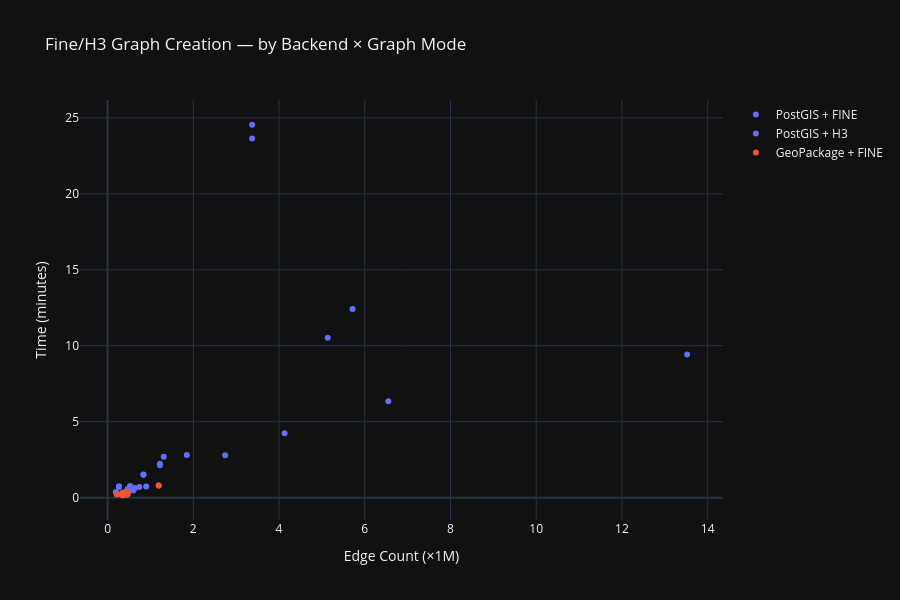

The cell this chart's notebook holds for it:
### Markdown cell above
## Figure 2 — Fine/H3 Graph Creation
Time to create the fine or H3 graph, grouped by Backend × Graph Mode.

### Code cell
y_col = "Fine/H3 Graph Creation (min)"
valid = df.dropna(subset=[y_col])

fig = go.Figure()
for backend in ["PostGIS", "GeoPackage"]:
    for mode in ["FINE", "H3"]:
        subset = valid[(valid["Backend"] == backend) & (valid["Graph Mode"] == mode)].sort_values("edges_per_1M")
        if subset.empty:
            continue
        label = f"{backend} + {mode}"
        fig.add_trace(go.Scatter(
            x=subset["edges_per_1M"],
            y=subset[y_col],
            mode="markers",
            name=label,
            line=dict(color=BACKEND_COLORS[backend], dash=MODE_DASH[mode]),
            customdata=subset["Workflow ID"],
            hovertemplate="%{customdata}<br>Edges: %{x:.1f}×1M<br>Time: %{y:.1f} min<extra></extra>",
        ))

fig.update_layout(
    title="Fine/H3 Graph Creation — by Backend × Graph Mode",
    xaxis_title="Edge Count (×1M)",
    yaxis_title="Time (minutes)",
    height=600,
    template=PLOTLY_THEME,
)
fig.show()

### Figure 1 — Plotly figure (JSON) as saved in the notebook; plotly's stock layout.template omitted (floating-point values rounded to 4 significant figures)
{"data": [{"customdata": ["workflow_fine_20_20260510_224341", "workflow_fine_20_20260510_201023", "workflow_fine_20_20260511_220824", "workflow_fine_20_20260511_111934", "workflow_fine_20_20260511_014524", "workflow_fine_20_20260510_222518", "workflow_fine_20_20260510_184907", "workflow_fine_20_20260510_184010", "workflow_fine_pg_test_20260513_100942", "workflow_fine_20_20260515_122121", "workflow_fine_20_20260510_234748", "workflow_fine_20_20260511_004432", "workflow_fine_20_20260511_005516", "workflow_fine_20_20260512_151835", "workflow_fine_20_20260509_225008", "workflow_fine_20_20260509_230058", "workflow_fine_bz_0005_20260515_132801", "workflow_fine_mia_kw2_20260514_214307", "workflow_fine_mia_kw_20260514_212232", "workflow_fine_20_20260508_102023", "maritime_workflow_20260512_215930", "maritime_workflow_20260513_102517", "workflow_fine_20_20260511_192355", "workflow_fine_la_west3_20260512_182236", "workflow_fine_20_20260512_154549", "workflow_fine_la_west4_20260512_213401"], "hovertemplate": "%{customdata}<br>Edges: %{x:.1f}×1M<br>Time: %{y:.1f} min<extra></extra>", "line": {"color": "#636EFA", "dash": "solid"}, "mode": "markers", "name": "PostGIS + FINE", "x": [0.1944, 0.1944, 0.2669, 0.2669, 0.2669, 0.383, 0.383, 0.3888, 0.4642, 0.4688, 0.5266, 0.5267, 0.5267, 0.534, 0.5517, 0.6026, 0.6323, 0.8365, 0.8365, 0.9015, 1.222, 1.222, 1.849, 3.373, 3.373, 13.52], "y": [0.36, 0.3583, 0.735, 0.705, 0.7283, 0.3233, 0.3217, 0.3467, 0.4533, 0.5633, 0.6983, 0.7, 0.77, 0.7217, 0.54, 0.4767, 0.6383, 1.502, 1.527, 0.7333, 2.232, 2.133, 2.81, 24.55, 23.64, 9.427], "type": "scatter"}, {"customdata": ["workflow_h3_mia_arrival_511_20260515_151715", "workflow_h3_kw_arrival_511_20260515_144803", "workflow_h3_5_11_20260514_122552", "workflow_h3_la_west_20260514_125910", "workflow_h3_sf_la_511_20260514_135154", "workflow_h3_gal_arrival_511_20260515_183221", "workflow_h3_la_west_511_20260514_163048"], "hovertemplate": "%{customdata}<br>Edges: %{x:.1f}×1M<br>Time: %{y:.1f} min<extra></extra>", "line": {"color": "#636EFA", "dash": "dash"}, "mode": "markers", "name": "PostGIS + H3", "x": [0.7402, 1.311, 2.743, 4.129, 5.137, 5.716, 6.551], "y": [0.7067, 2.695, 2.79, 4.238, 10.52, 12.43, 6.347], "type": "scatter"}, {"customdata": ["workflow_fine_20_20260510_193754", "maritime_workflow_20260511_111240", "workflow_fine_20_20260509_223844", "maritime_workflow_20260509_184129", "workflow_fine_20_20260509_180957", "workflow_fine_new_20260509_202342", "maritime_workflow_20260508_103351", "workflow_fine_20_20260513_100134", "workflow_fine_sf_test_20260513_092531", "maritime_workflow_20260509_210411", "maritime_workflow_20260513_110927", "maritime_workflow_20260513_151112"], "hovertemplate": "%{customdata}<br>Edges: %{x:.1f}×1M<br>Time: %{y:.1f} min<extra></extra>", "line": {"color": "#EF553B", "dash": "solid"}, "mode": "markers", "name": "GeoPackage + FINE", "x": [0.2171, 0.2323, 0.3056, 0.3481, 0.3509, 0.4301, 0.452, 0.4646, 0.4646, 0.4736, 1.193, 1.193], "y": [0.205, 0.2333, 0.2267, 0.3217, 0.1567, 0.1833, 0.3717, 0.2117, 0.22, 0.345, 0.8033, 0.7983], "type": "scatter"}], "layout": {"title": {"text": "Fine/H3 Graph Creation — by Backend × Graph Mode"}, "xaxis": {"title": {"text": "Edge Count (×1M)"}}, "yaxis": {"title": {"text": "Time (minutes)"}}, "height": 600}}
